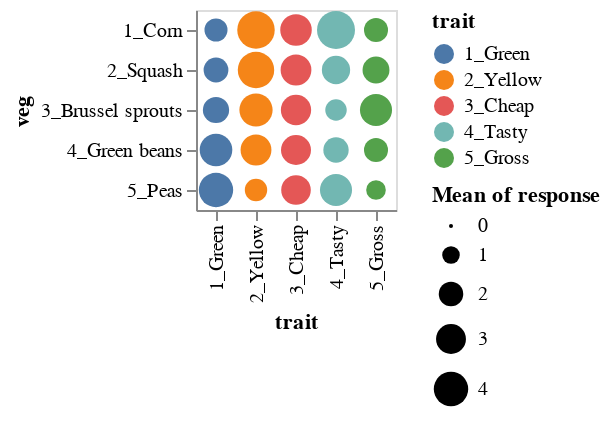

The cell this chart's notebook holds for it:
### Markdown cell above
## Other visual encodings

Let's start generating other alternative visual encodings for the data that will be better suited for particular comparisons we're trying to make easy for the audience.

### Circle with size variation

**Note that now we're specifying the variable types**, in this case so Altair will give us a categorical (nominal) color scheme instead of ordinal. **It's a good idea to always specify the data types!**

[Encoding data types](https://altair-viz.github.io/user_guide/encoding.html#encoding-data-types)

|Data Type|Shorthand Code|Description
|---|---|---
|quantitative|Q|a continuous real-valued quantity
|ordinal|O|a discrete ordered quantity
|nominal|N|a discrete unordered category
|temporal|T|a time or date value
|geojson|G|a geographic shape

**Try switching the color variable (encoding data) type from "nominal" to "ordinal" and see what changes.**

### Code cell
alt.Chart(df).mark_circle().encode(
    x = 'trait:N',
    y = 'veg:N',
    color = 'trait:N',
    size = 'mean(response):Q'
)

### Figure 1 — Vega-Lite specification as saved in the notebook (floating-point values rounded to 4 significant figures; data arrays with more than 128 entries replaced by an {"elided": "..."} marker saying what was removed)
{"config": {"view": {"continuousWidth": 300, "continuousHeight": 300}}, "data": {"name": "data-07f93f6fab5f4d4715a804d075ffd351"}, "mark": {"type": "circle"}, "encoding": {"color": {"field": "trait", "type": "nominal"}, "size": {"aggregate": "mean", "field": "response", "type": "quantitative"}, "x": {"field": "trait", "type": "nominal"}, "y": {"field": "veg", "type": "nominal"}}, "$schema": "https://vega.github.io/schema/vega-lite/v5.8.0.json", "datasets": {"data-07f93f6fab5f4d4715a804d075ffd351": {"elided": "1250 records"}}}
